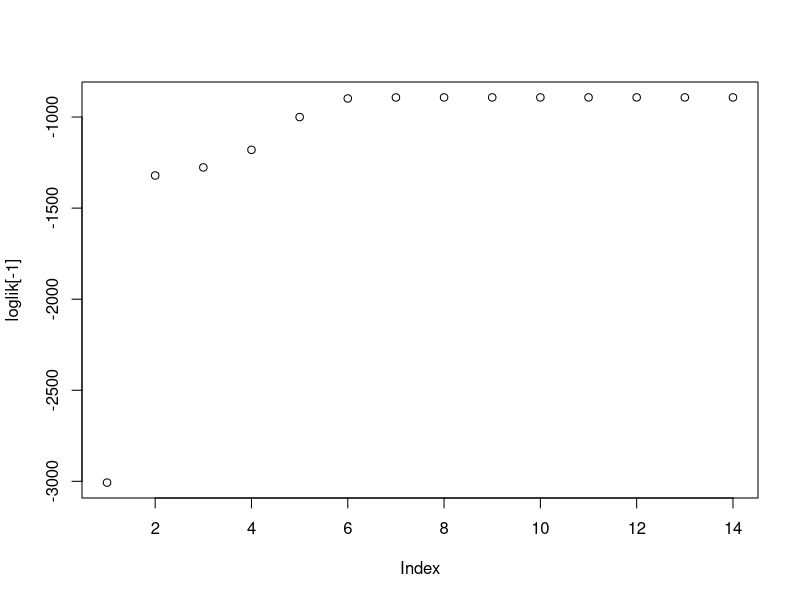

Source code (R):
# Expectation-maximization (EM) method
# Unknown mixture of normal mixture(notes)

### simulate 1000 X from mixture normal
### 0.25*N(1,0.5^2)+0.75*N(3,0.3^2)
set.seed(123)
n <- 1000
z <- sample(c(0,1),size=n,prob=c(0.25,0.75),replace=TRUE)
x <- rep(NA,n)
x[z==0] <- rnorm(length(which(z==0)),1,0.5)
x[z==1] <- rnorm(length(which(z==1)),3,0.3)

### given x, now fit EM algorithm to estimate the unknown paramaters

Estep <- function(mu0,mu1,sigma0,sigma1,p,x){
    taui <- p*dnorm(x,mu1,sigma1)/((1-p)*dnorm(x,mu0,sigma0)+p*dnorm(x,mu1,sigma1))
    logLik <- sum(log((1-p)*dnorm(x,mu0,sigma0)+p*dnorm(x,mu1,sigma1)))
    return(list(taui=taui,logLik=logLik))
}

Mstep <- function(taui,x){
    mu0 <- sum((1-taui)*x)/sum(1-taui)
    mu1 <- sum(taui*x)/sum(taui)
    sigma02 <- sum((1-taui)*(x-mu0)^2)/sum(1-taui)
    sigma12 <- sum(taui*(x-mu1)^2)/sum(taui)
    p <- sum(taui)/length(x)
    sigma0 <- sqrt(sigma02)
    sigma1 <- sqrt(sigma12)
    return(list(mu0=mu0,mu1=mu1,sigma0=sigma0,sigma1=sigma1,p=p))
    }

### initialize with arbitrary mu0,sigma0,...values
init.mu0 <- 0
init.mu1 <- 1
init.sigma0 = init.sigma1 <- 1
init.p <- 0.5

cur.Estep <- Estep(init.mu0,init.mu1,init.sigma0,init.sigma1,init.p,x)

cur.Mstep <- Mstep(cur.Estep$taui,x)

loglik <- c(0,cur.Estep$logLik)
i <- 1
epsilon <- 1e-6
while(abs(loglik[i+1]-loglik[i])>epsilon){
    cur.Estep <- Estep(cur.Mstep$mu0,cur.Mstep$mu1,cur.Mstep$sigma0,cur.Mstep$sigma1,cur.Mstep$p,x)
    cur.Mstep <- Mstep(cur.Estep$taui,x)
    loglik <- c(loglik,cur.Estep$logLik)
    i <- i+1
}

plot(loglik[-1])
